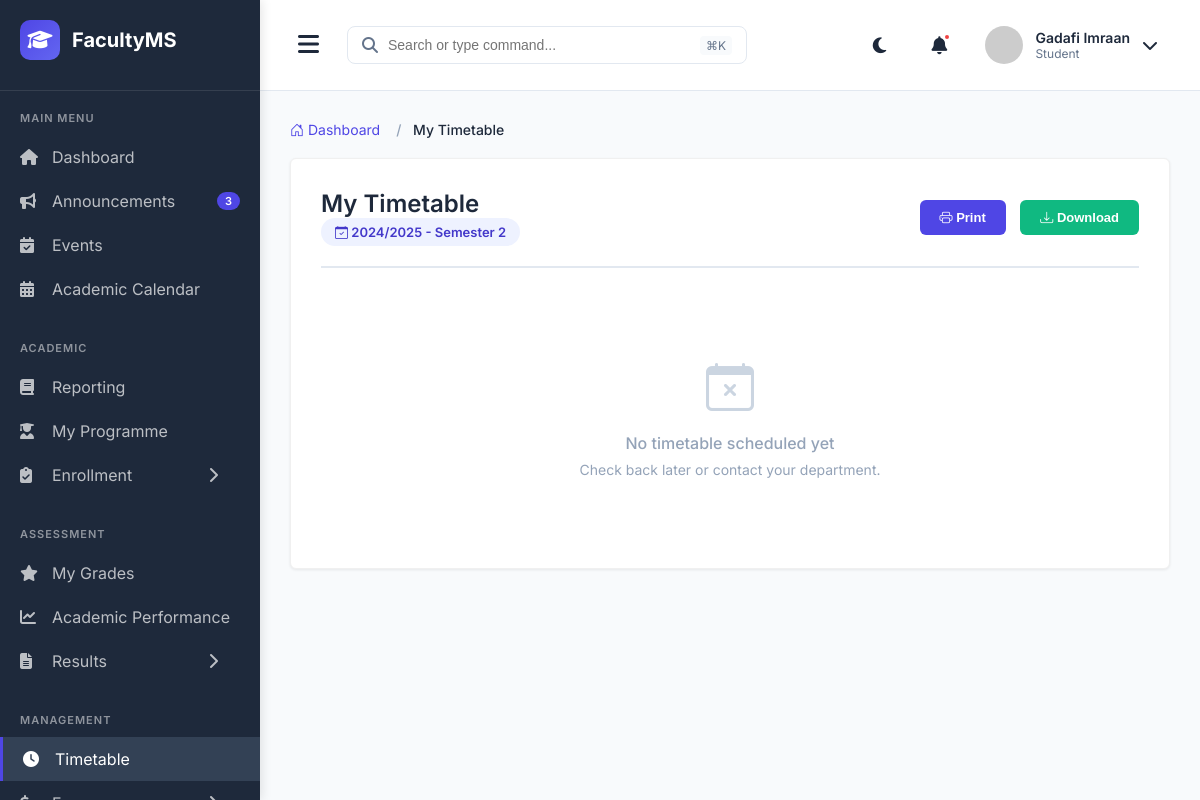
Page /timetable/ (signed in) on the earlier database version.
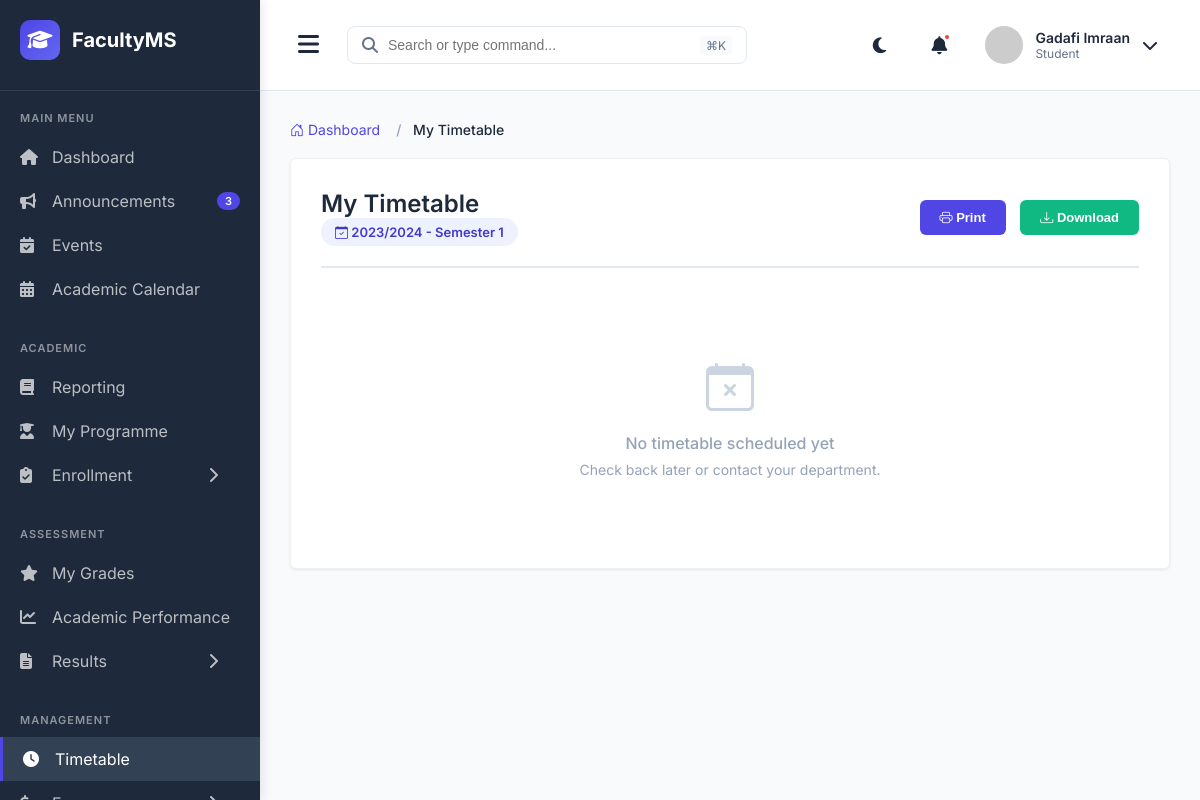
Same page on the later database version.
### main_application/models.py (models this page shows, shortened)
class Semester(models.Model):
    SEMESTER_CHOICES = (
        (1, 'Semester 1'),
        (2, 'Semester 2'),
        (3, 'Semester 3'),
    )
    academic_year = models.ForeignKey(AcademicYear, on_delete=models.CASCADE, related_name='semesters')
    semester_number = models.IntegerField(choices=SEMESTER_CHOICES)
    start_date = models.DateField()
    end_date = models.DateField()
    is_current = models.BooleanField(default=False)
    registration_deadline = models.DateField()
    class Meta:
        db_table = 'semesters'
        unique_together = ('academic_year', 'semester_number')
        ordering = ['-academic_year', 'semester_number']
    def __str__(self):
        return f"{self.academic_year.year_code} - Semester {self.semester_number}"

class AcademicYear(models.Model):
    year_code = models.CharField(max_length=20, unique=True)  # e.g., "2024/2025"
    start_date = models.DateField()
    end_date = models.DateField()
    is_current = models.BooleanField(default=False)
    created_at = models.DateTimeField(auto_now_add=True)
    class Meta:
        db_table = 'academic_years'
        ordering = ['-start_date']

### main_application/views.py (the view, shortened to what this page needs)
# urls.py: path('timetable/', views.student_timetable_view, name='student_timetable'),
@login_required
def student_timetable_view(request):
    if request.user.user_type != 'STUDENT':
        messages.error(request, "Access denied. This page is only for students.")
        return redirect('student_dashboard')
    try:
        student = request.user.student_profile
    except Student.DoesNotExist:
        messages.error(request, "Student profile not found.")
        return redirect('student_dashboard')
    try:
        current_semester = Semester.objects.get(is_current=True)
    except Semester.DoesNotExist:
        current_semester = None
    timetable_slots = []
    if current_semester:
        timetable_slots = TimetableSlot.objects.filter(
            programme=student.programme,
            year_level=student.current_year,
            unit_allocation__semester=current_semester,
            is_active=True
        ).select_related(
            'unit_allocation__unit',
            'unit_allocation__lecturer__user',
            'venue'
        ).order_by('day_of_week', 'start_time')
    days_order = ['MONDAY', 'TUESDAY', 'WEDNESDAY', 'THURSDAY', 'FRIDAY', 'SATURDAY']
    timetable_by_day = defaultdict(list)
    all_time_slots = set()
    for slot in timetable_slots:
        timetable_by_day[slot.day_of_week].append(slot)
        time_key = f"{slot.start_time.strftime('%H:%M')}-{slot.end_time.strftime('%H:%M')}"
        all_time_slots.add((slot.start_time, slot.end_time, time_key))
    sorted_time_slots = sorted(list(all_time_slots), key=lambda x: x[0])
    timetable_grid = {}
    for day in days_order:
        timetable_grid[day] = {}
        for start_time, end_time, time_key in sorted_time_slots:
            timetable_grid[day][time_key] = None
    total_classes = len(timetable_slots)
    unique_units = len(set([slot.unit_allocation.unit for slot in timetable_slots]))
    classes_per_day = {}
    for day in days_order:
        classes_per_day[day] = len(timetable_by_day.get(day, []))
    context = {
        'student': student,
        'current_semester': current_semester,
        'timetable_slots': timetable_slots,
        'timetable_grid': timetable_grid,
        'days_order': days_order,
        'sorted_time_slots': sorted_time_slots,
        'total_classes': total_classes,
        'unique_units': unique_units,
        'classes_per_day': classes_per_day,
    }
    return render(request, 'student/timetable.html', context)

### templates/student/timetable.html (shortened to what the changed rows need)
{% extends 'student_base.html' %}
{% load static %}
{% load timetable_filters %}
{% block extra_css %}
<link rel="stylesheet" href="https://cdn.jsdelivr.net/npm/bootstrap-icons@1.10.0/font/bootstrap-icons.css">
{% endblock %}
{% block content %}
<div class="section-container">
    <div class="timetable-header">
        <div>
            <h1 class="timetable-title">My Timetable</h1>
            {% if current_semester %}
            <span class="semester-badge">
                <i class="bi bi-calendar-check"></i> {{ current_semester }}
            </span>
            {% endif %}
        </div>
    </div>
</div>
{% endblock %}

Differences in the rows shown:
no longer on this page (row edited): Semester: academic_year+semester_number "2024/2025 - Semester 2"
now on this page (row edited): Semester: academic_year+semester_number "2023/2024 - Semester 1"
